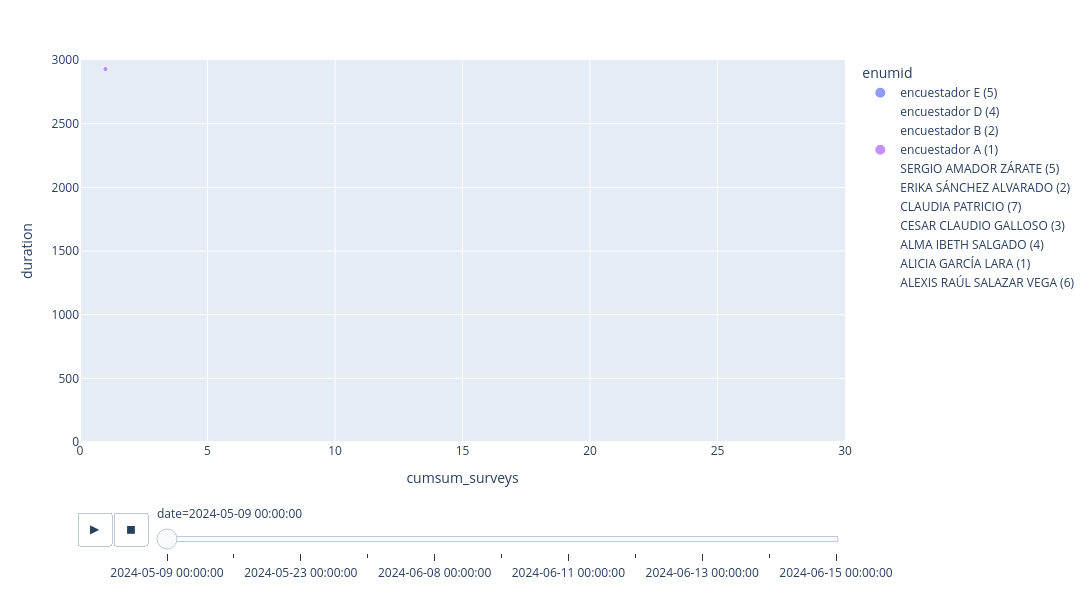

Notebook code for this chart:
### Code cell
#import pandas as pd
import datetime
# package for gapminder example
import plotly.express as px

# Load data base
#df = pd.read_csv(r'C:\Users\laura\Box\Sesame Workshop PED process evaluation\07_Questionnaires & Data\04 Endline\01 Raw Data Backup\Endline Encuesta Juega Todos los Días (Docentes_directivos)_WIDE.csv')
#df = pd.read_csv(r'C:\Users\laura\Downloads\Climate Shocks Levantamiento_WIDE.csv')
df = pd.read_csv(r'C:\Users\dan04\Box\Climate Shocks\07_Questionnaires & Data\02 Baseline\01 Raw Data Backup\Climate Shocks Levantamiento_WIDE.csv')

# lower case variable names
df.columns = df.columns.str.lower()
df["date_str"] = df["endtime"].str[:9].str.replace(',', '')
df["date"] = pd.to_datetime(df["date_str"],format='%d/%m/%Y')

df = df[['date','supervisor_id','enumid','instanceid','duration']]

# computing cumulative average duration of surveys by enumerator
#df1 = df
#df1 = df1.sort_values(['supervisor_id','enumid','date'],ascending=[False,False,True])
#df1['cum_dur_avg'] = df1.groupby('enumid')['duration'].apply(lambda x: x.expanding().mean())
#df1 = df1.assign(cum_avg = df1.groupby('enumid', as_index=False)['duration'].expanding().mean())

# computing cumulative count of surveys by enumerator and date
df = df.groupby(['date','enumid']).agg({'instanceid': 'nunique', 'duration': 'mean'}).reset_index()
df = df.sort_values(['enumid','date'],ascending=[False,True])
df['cumsum_surveys'] = df.groupby(['enumid'])['instanceid'].cumsum()
df = df.sort_values('date',ascending=True)

#df.sort_values(["enumid",'date'],ascending=[True,True])
dates = pd.DataFrame(df.value_counts(["date"],dropna=False)).sort_values('date',ascending=True).reset_index()
enums = pd.DataFrame(df.value_counts(["enumid"],dropna=False)).sort_values('enumid',ascending=True).reset_index()
crossjoin = dates.merge(enums, how='cross')[["date","enumid"]]
merged = crossjoin.merge(df, how="left", on=["date","enumid"]).sort_values(['enumid','date'],ascending=[False,True])
merged.update(merged.groupby(['enumid']).ffill())
merged = merged.fillna(0)
px.scatter(
  merged, x="cumsum_surveys", y="duration", 
  animation_frame="date", animation_group="enumid", 
  size="cumsum_surveys", color="enumid", hover_name="enumid", 
  range_x=[0,30], range_y=[0,3000], 
                 width=1300, height=600
)

### Figure 1 — Plotly figure (JSON) as saved in the notebook; plotly's stock layout.template omitted (floating-point values rounded to 4 significant figures)
{"data": [{"hovertemplate": "<b>%{hovertext}</b><br><br>enumid=encuestador E (5)<br>date=2024-05-09 00:00:00<br>cumsum_surveys=%{marker.size}<br>duration=%{y}<extra></extra>", "hovertext": ["encuestador E (5)"], "ids": ["encuestador E (5)"], "legendgroup": "encuestador E (5)", "marker": {"color": "#636efa", "size": [1], "sizemode": "area", "sizeref": 0.075, "symbol": "circle"}, "mode": "markers", "name": "encuestador E (5)", "orientation": "v", "showlegend": true, "type": "scatter", "x": [1], "xaxis": "x", "y": [8087], "yaxis": "y"}, {"hovertemplate": "<b>%{hovertext}</b><br><br>enumid=encuestador D (4)<br>date=2024-05-09 00:00:00<br>cumsum_surveys=%{marker.size}<br>duration=%{y}<extra></extra>", "hovertext": ["encuestador D (4)"], "ids": ["encuestador D (4)"], "legendgroup": "encuestador D (4)", "marker": {"color": "#EF553B", "size": [0], "sizemode": "area", "sizeref": 0.075, "symbol": "circle"}, "mode": "markers", "name": "encuestador D (4)", "orientation": "v", "showlegend": true, "type": "scatter", "x": [0], "xaxis": "x", "y": [0], "yaxis": "y"}, {"hovertemplate": "<b>%{hovertext}</b><br><br>enumid=encuestador B (2)<br>date=2024-05-09 00:00:00<br>cumsum_surveys=%{marker.size}<br>duration=%{y}<extra></extra>", "hovertext": ["encuestador B (2)"], "ids": ["encuestador B (2)"], "legendgroup": "encuestador B (2)", "marker": {"color": "#00cc96", "size": [0], "sizemode": "area", "sizeref": 0.075, "symbol": "circle"}, "mode": "markers", "name": "encuestador B (2)", "orientation": "v", "showlegend": true, "type": "scatter", "x": [0], "xaxis": "x", "y": [0], "yaxis": "y"}, {"hovertemplate": "<b>%{hovertext}</b><br><br>enumid=encuestador A (1)<br>date=2024-05-09 00:00:00<br>cumsum_surveys=%{marker.size}<br>duration=%{y}<extra></extra>", "hovertext": ["encuestador A (1)"], "ids": ["encuestador A (1)"], "legendgroup": "encuestador A (1)", "marker": {"color": "#ab63fa", "size": [1], "sizemode": "area", "sizeref": 0.075, "symbol": "circle"}, "mode": "markers", "name": "encuestador A (1)", "orientation": "v", "showlegend": true, "type": "scatter", "x": [1], "xaxis": "x", "y": [2929], "yaxis": "y"}, {"hovertemplate": "<b>%{hovertext}</b><br><br>enumid=SERGIO AMADOR ZÁRATE (5)<br>date=2024-05-09 00:00:00<br>cumsum_surveys=%{marker.size}<br>duration=%{y}<extra></extra>", "hovertext": ["SERGIO AMADOR ZÁRATE (5)"], "ids": ["SERGIO AMADOR ZÁRATE (5)"], "legendgroup": "SERGIO AMADOR ZÁRATE (5)", "marker": {"color": "#FFA15A", "size": [0], "sizemode": "area", "sizeref": 0.075, "symbol": "circle"}, "mode": "markers", "name": "SERGIO AMADOR ZÁRATE (5)", "orientation": "v", "showlegend": true, "type": "scatter", "x": [0], "xaxis": "x", "y": [0], "yaxis": "y"}, {"hovertemplate": "<b>%{hovertext}</b><br><br>enumid=ERIKA SÁNCHEZ ALVARADO (2)<br>date=2024-05-09 00:00:00<br>cumsum_surveys=%{marker.size}<br>duration=%{y}<extra></extra>", "hovertext": ["ERIKA SÁNCHEZ ALVARADO (2)"], "ids": ["ERIKA SÁNCHEZ ALVARADO (2)"], "legendgroup": "ERIKA SÁNCHEZ ALVARADO (2)", "marker": {"color": "#19d3f3", "size": [0], "sizemode": "area", "sizeref": 0.075, "symbol": "circle"}, "mode": "markers", "name": "ERIKA SÁNCHEZ ALVARADO (2)", "orientation": "v", "showlegend": true, "type": "scatter", "x": [0], "xaxis": "x", "y": [0], "yaxis": "y"}, {"hovertemplate": "<b>%{hovertext}</b><br><br>enumid=CLAUDIA PATRICIO (7)<br>date=2024-05-09 00:00:00<br>cumsum_surveys=%{marker.size}<br>duration=%{y}<extra></extra>", "hovertext": ["CLAUDIA PATRICIO (7)"], "ids": ["CLAUDIA PATRICIO (7)"], "legendgroup": "CLAUDIA PATRICIO (7)", "marker": {"color": "#FF6692", "size": [0], "sizemode": "area", "sizeref": 0.075, "symbol": "circle"}, "mode": "markers", "name": "CLAUDIA PATRICIO (7)", "orientation": "v", "showlegend": true, "type": "scatter", "x": [0], "xaxis": "x", "y": [0], "yaxis": "y"}, {"hovertemplate": "<b>%{hovertext}</b><br><br>enumid=CESAR CLAUDIO GALLOSO (3)<br>date=2024-05-09 00:00:00<br>cumsum_surveys=%{marker.size}<br>duration=%{y}<extra></extra>", "hovertext": ["CESAR CLAUDIO GALLOSO (3)"], "ids": ["CESAR CLAUDIO GALLOSO (3)"], "legendgroup": "CESAR CLAUDIO GALLOSO (3)", "marker": {"color": "#B6E880", "size": [0], "sizemode": "area", "sizeref": 0.075, "symbol": "circle"}, "mode": "markers", "name": "CESAR CLAUDIO GALLOSO (3)", "orientation": "v", "showlegend": true, "type": "scatter", "x": [0], "xaxis": "x", "y": [0], "yaxis": "y"}, {"hovertemplate": "<b>%{hovertext}</b><br><br>enumid=ALMA IBETH SALGADO (4)<br>date=2024-05-09 00:00:00<br>cumsum_surveys=%{marker.size}<br>duration=%{y}<extra></extra>", "hovertext": ["ALMA IBETH SALGADO (4)"], "ids": ["ALMA IBETH SALGADO (4)"], "legendgroup": "ALMA IBETH SALGADO (4)", "marker": {"color": "#FF97FF", "size": [0], "sizemode": "area", "sizeref": 0.075, "symbol": "circle"}, "mode": "markers", "name": "ALMA IBETH SALGADO (4)", "orientation": "v", "showlegend": true, "type": "scatter", "x": [0], "xaxis": "x", "y": [0], "yaxis": "y"}, {"hovertemplate": "<b>%{hovertext}</b><br><br>enumid=ALICIA GARCÍA LARA (1)<br>date=2024-05-09 00:00:00<br>cumsum_surveys=%{marker.size}<br>duration=%{y}<extra></extra>", "hovertext": ["ALICIA GARCÍA LARA (1)"], "ids": ["ALICIA GARCÍA LARA (1)"], "legendgroup": "ALICIA GARCÍA LARA (1)", "marker": {"color": "#FECB52", "size": [0], "sizemode": "area", "sizeref": 0.075, "symbol": "circle"}, "mode": "markers", "name": "ALICIA GARCÍA LARA (1)", "orientation": "v", "showlegend": true, "type": "scatter", "x": [0], "xaxis": "x", "y": [0], "yaxis": "y"}, {"hovertemplate": "<b>%{hovertext}</b><br><br>enumid=ALEXIS RAÚL SALAZAR VEGA (6)<br>date=2024-05-09 00:00:00<br>cumsum_surveys=%{marker.size}<br>duration=%{y}<extra></extra>", "hovertext": ["ALEXIS RAÚL SALAZAR VEGA (6)"], "ids": ["ALEXIS RAÚL SALAZAR VEGA (6)"], "legendgroup": "ALEXIS RAÚL SALAZAR VEGA (6)", "marker": {"color": "#636efa", "size": [0], "sizemode": "area", "sizeref": 0.075, "symbol": "circle"}, "mode": "markers", "name": "ALEXIS RAÚL SALAZAR VEGA (6)", "orientation": "v", "showlegend": true, "type": "scatter", "x": [0], "xaxis": "x", "y": [0], "yaxis": "y"}], "layout": {"height": 600, "legend": {"itemsizing": "constant", "title": {"text": "enumid"}, "tracegroupgap": 0}, "margin": {"t": 60}, "sliders": [{"active": 0, "currentvalue": {"prefix": "date="}, "len": 0.9, "pad": {"b": 10, "t": 60}, "steps": [{"args": [["2024-05-09 00:00:00"], {"frame": {"duration": 0, "redraw": false}, "fromcurrent": true, "mode": "immediate", "transition": {"duration": 0, "easing": "linear"}}], "label": "2024-05-09 00:00:00", "method": "animate"}, {"args": [["2024-05-13 00:00:00"], {"frame": {"duration": 0, "redraw": false}, "fromcurrent": true, "mode": "immediate", "transition": {"duration": 0, "easing": "linear"}}], "label": "2024-05-13 00:00:00", "method": "animate"}, {"args": [["2024-05-23 00:00:00"], {"frame": {"duration": 0, "redraw": false}, "fromcurrent": true, "mode": "immediate", "transition": {"duration": 0, "easing": "linear"}}], "label": "2024-05-23 00:00:00", "method": "animate"}, {"args": [["2024-06-07 00:00:00"], {"frame": {"duration": 0, "redraw": false}, "fromcurrent": true, "mode": "immediate", "transition": {"duration": 0, "easing": "linear"}}], "label": "2024-06-07 00:00:00", "method": "animate"}, {"args": [["2024-06-08 00:00:00"], {"frame": {"duration": 0, "redraw": false}, "fromcurrent": true, "mode": "immediate", "transition": {"duration": 0, "easing": "linear"}}], "label": "2024-06-08 00:00:00", "method": "animate"}, {"args": [["2024-06-09 00:00:00"], {"frame": {"duration": 0, "redraw": false}, "fromcurrent": true, "mode": "immediate", "transition": {"duration": 0, "easing": "linear"}}], "label": "2024-06-09 00:00:00", "method": "animate"}, {"args": [["2024-06-11 00:00:00"], {"frame": {"duration": 0, "redraw": false}, "fromcurrent": true, "mode": "immediate", "transition": {"duration": 0, "easing": "linear"}}], "label": "2024-06-11 00:00:00", "method": "animate"}, {"args": [["2024-06-12 00:00:00"], {"frame": {"duration": 0, "redraw": false}, "fromcurrent": true, "mode": "immediate", "transition": {"duration": 0, "easing": "linear"}}], "label": "2024-06-12 00:00:00", "method": "animate"}, {"args": [["2024-06-13 00:00:00"], {"frame": {"duration": 0, "redraw": false}, "fromcurrent": true, "mode": "immediate", "transition": {"duration": 0, "easing": "linear"}}], "label": "2024-06-13 00:00:00", "method": "animate"}, {"args": [["2024-06-14 00:00:00"], {"frame": {"duration": 0, "redraw": false}, "fromcurrent": true, "mode": "immediate", "transition": {"duration": 0, "easing": "linear"}}], "label": "2024-06-14 00:00:00", "method": "animate"}, {"args": [["2024-06-15 00:00:00"], {"frame": {"duration": 0, "redraw": false}, "fromcurrent": true, "mode": "immediate", "transition": {"duration": 0, "easing": "linear"}}], "label": "2024-06-15 00:00:00", "method": "animate"}], "x": 0.1, "xanchor": "left", "y": 0, "yanchor": "top"}], "updatemenus": [{"buttons": [{"args": [null, {"frame": {"duration": 500, "redraw": false}, "fromcurrent": true, "mode": "immediate", "transition": {"duration": 500, "easing": "linear"}}], "label": "&#9654;", "method": "animate"}, {"args": [[null], {"frame": {"duration": 0, "redraw": false}, "fromcurrent": true, "mode": "immediate", "transition": {"duration": 0, "easing": "linear"}}], "label": "&#9724;", "method": "animate"}], "direction": "left", "pad": {"r": 10, "t": 70}, "showactive": false, "type": "buttons", "x": 0.1, "xanchor": "right", "y": 0, "yanchor": "top"}], "width": 1300, "xaxis": {"anchor": "y", "domain": [0, 1], "range": [0, 30], "title": {"text": "cumsum_surveys"}, "type": "linear"}, "yaxis": {"anchor": "x", "domain": [0, 1], "range": [0, 3000], "title": {"text": "duration"}, "type": "linear"}}}
